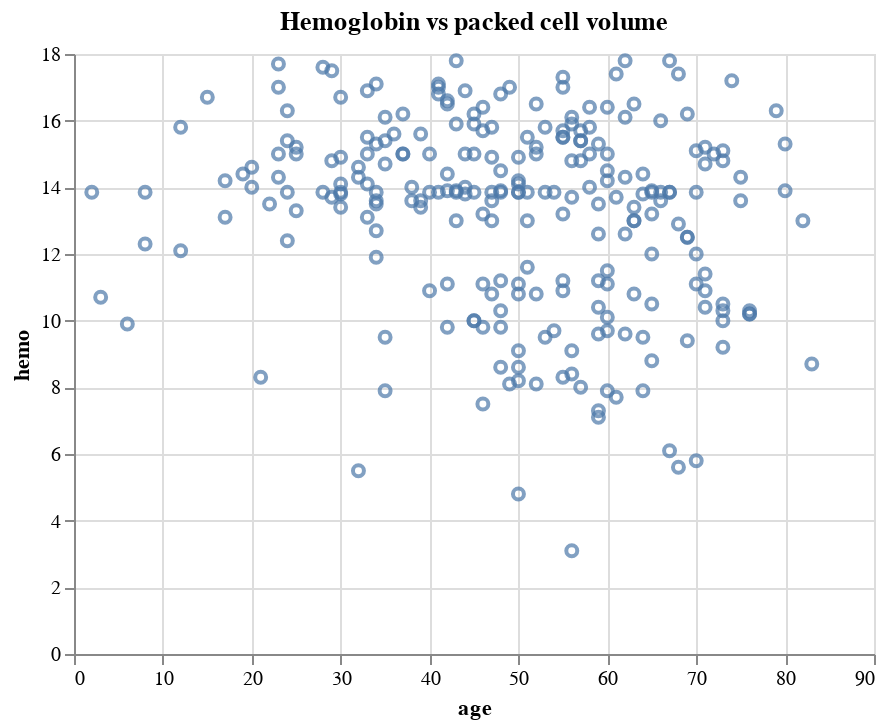

The cell this chart's notebook holds for it:
### Markdown cell above
Here we can see that there is a very strong positve trend with the increase in hemoglobin, there could be a correlation in increased packed cell volume.

### Code cell
alt.Chart(data_clean, title = 'Hemoglobin vs packed cell volume').mark_point().encode(
    x='age:Q',
    y='hemo:Q',
)

### Figure 1 — Vega-Lite specification as saved in the notebook (floating-point values rounded to 4 significant figures; data arrays with more than 128 entries replaced by an {"elided": "..."} marker saying what was removed)
{"config": {"view": {"continuousWidth": 400, "continuousHeight": 300}}, "data": {"name": "data-23ab5fbbb8473b892a91b29fa85a1421"}, "mark": "point", "encoding": {"x": {"type": "quantitative", "field": "age"}, "y": {"type": "quantitative", "field": "hemo"}}, "title": "Hemoglobin vs packed cell volume", "$schema": "https://vega.github.io/schema/vega-lite/v4.8.1.json", "datasets": {"data-23ab5fbbb8473b892a91b29fa85a1421": {"elided": "248 records"}}}
